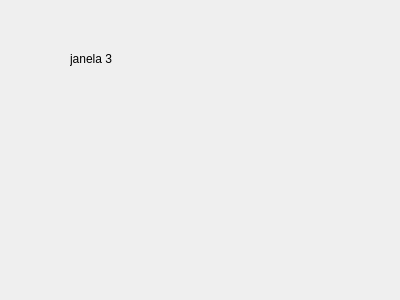
<?xml version="1.0" encoding="UTF-8"?>
<ui version="4.0">
 <class>janela3</class>
 <widget class="QDialog" name="janela3">
  <property name="geometry">
   <rect>
    <x>0</x>
    <y>0</y>
    <width>400</width>
    <height>300</height>
   </rect>
  </property>
  <property name="windowTitle">
   <string>Dialog</string>
  </property>
  <widget class="QLabel" name="label">
   <property name="geometry">
    <rect>
     <x>70</x>
     <y>50</y>
     <width>67</width>
     <height>17</height>
    </rect>
   </property>
   <property name="text">
    <string>janela 3</string>
   </property>
  </widget>
 </widget>
 <resources/>
 <connections/>
</ui>
